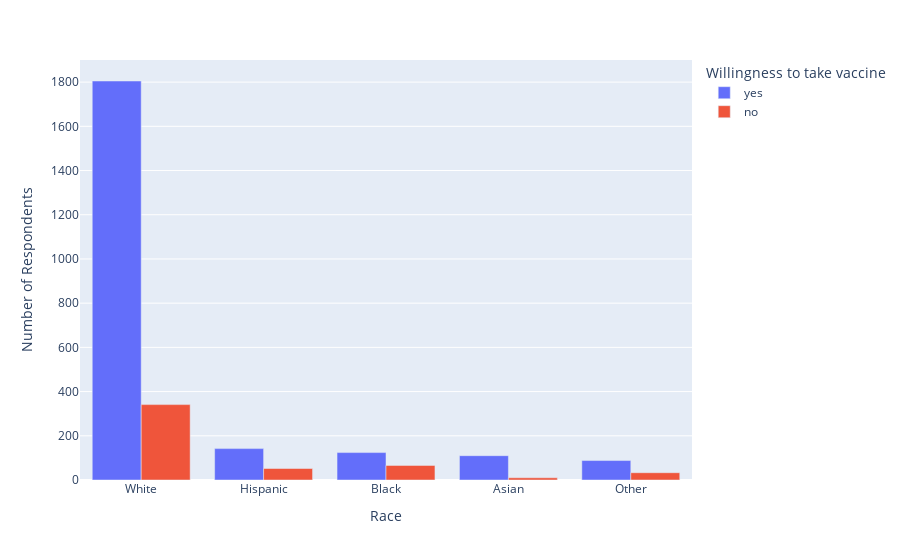

Notebook source saved alongside this figure:
### Code cell
demographic_plot('Race')

### Figure 1 — Plotly figure (JSON) as saved in the notebook; plotly's stock layout.template omitted (floating-point values rounded to 4 significant figures)
{"data": [{"alignmentgroup": "True", "hovertemplate": "Willingness to take vaccine=yes<br>Race=%{x}<br>Number of Respondents=%{y}<extra></extra>", "legendgroup": "yes", "marker": {"color": "#636efa", "pattern": {"shape": ""}}, "name": "yes", "offsetgroup": "yes", "orientation": "v", "showlegend": true, "textposition": "auto", "type": "bar", "x": ["White", "Hispanic", "Black", "Asian", "Other"], "xaxis": "x", "y": [1805, 142, 124, 110, 88], "yaxis": "y"}, {"alignmentgroup": "True", "hovertemplate": "Willingness to take vaccine=no<br>Race=%{x}<br>Number of Respondents=%{y}<extra></extra>", "legendgroup": "no", "marker": {"color": "#EF553B", "pattern": {"shape": ""}}, "name": "no", "offsetgroup": "no", "orientation": "v", "showlegend": true, "textposition": "auto", "type": "bar", "x": ["White", "Black", "Hispanic", "Other", "Asian"], "xaxis": "x", "y": [341, 66, 52, 33, 10], "yaxis": "y"}], "layout": {"barmode": "group", "legend": {"title": {"text": "Willingness to take vaccine"}, "tracegroupgap": 0}, "margin": {"t": 60}, "xaxis": {"anchor": "y", "domain": [0, 1], "title": {"text": "Race"}}, "yaxis": {"anchor": "x", "domain": [0, 1], "title": {"text": "Number of Respondents"}}}}
